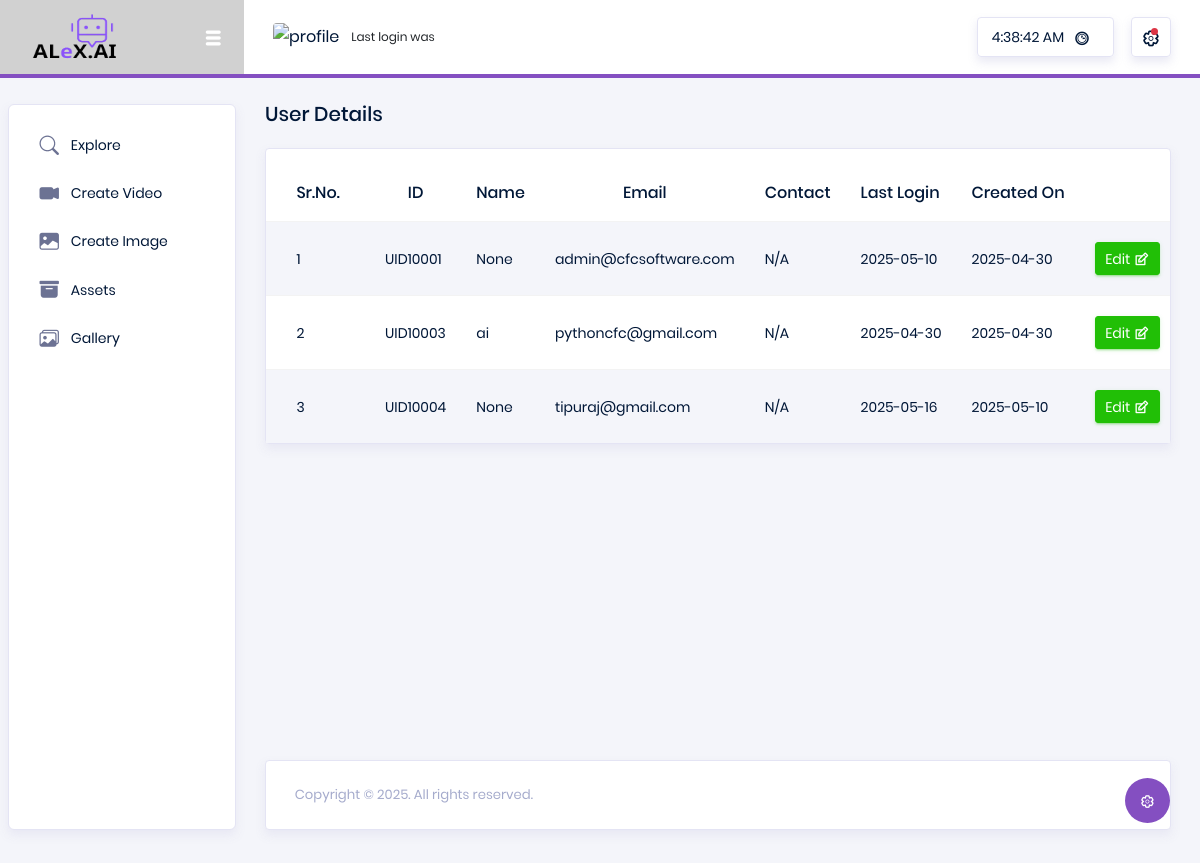
/user/users/list/, run on an earlier commit of the app's database.
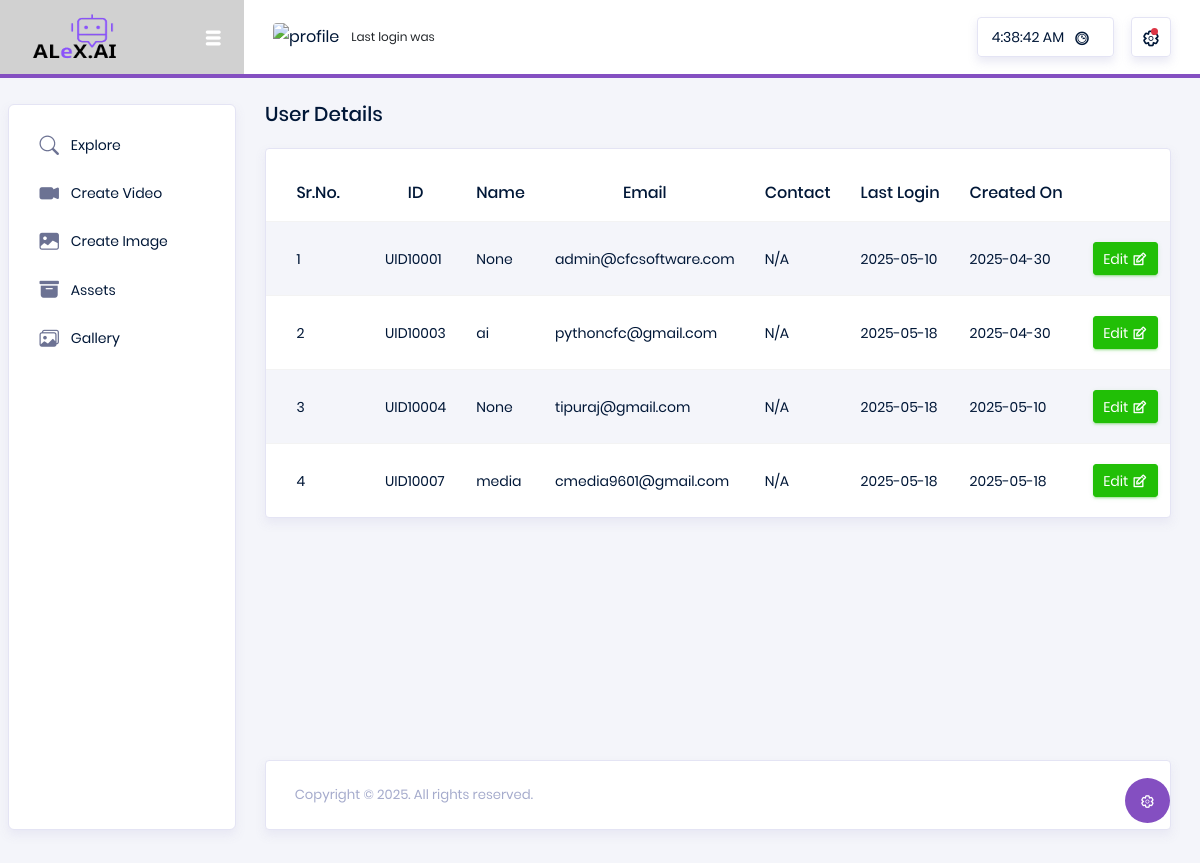
And on a later commit of the database.
### authentication/models.py (models this page shows)
class CustomUser(AbstractUser):
    email = models.EmailField(unique=True)
    username = models.CharField(max_length=255, blank=True, null=True)  # optional for now
    phone_number = models.CharField(max_length=20, blank=True, null=True)  # optional
    is_tenant_admin = models.BooleanField(default=False)
    is_staff = models.BooleanField(default=False)
    is_active = models.BooleanField(default=True)
    date_joined = models.DateTimeField(default=timezone.now)
    account_type = models.CharField(max_length=255, blank=True, null=True)  # optional
    profile_img = models.CharField(max_length=500, blank=True, null=True)
    full_name = models.CharField(max_length=255, blank=True, null=True)
    USERNAME_FIELD = 'email'
    REQUIRED_FIELDS = []  # No additional required fields
    objects = CustomUserManager()
    class Meta:
        db_table = 'Users'

### admin_panel/views.py (the view)
# urls.py: path('users/list/', admin_user_list, name='dashboard'),
@csrf_exempt
def admin_user_list(request):
    clients = CustomUser.objects.all()
    clients_data = UserSerializer(clients, many=True).data
    ic(clients_data)
    if request.GET.get('api') == 'true':
        return JsonResponse({"status": "success", "data": clients_data}, status=status.HTTP_200_OK)
    return TemplateResponse(request, "admin_panel/all_users.html", {"clients": clients_data})

### templates/admin_panel/all_users.html (shortened to what this page needs)
{% extends "base.html" %}
{% load static %}
{% block content %}
<div>
  <div class="row">
    <div class="col-md-12">
      <h5 class="mb-2 text-titlecase mb-4">User Details</h5>
      <div class="card">
        <div class="table-responsive pt-3">
          <table class="table table-striped project-orders-table">
            <thead>
              <tr>
                <th>Sr.No.</th>
                <th class="text-center">ID</th>
                <th>Name</th>
                <th class="text-center">Email</th>
                <th>Contact</th>
                <th>Last Login</th>
                <th>Created On</th>
                <th class="text-center">Action</th>
              </tr>
            </thead>
            <tbody>
              {% for client in clients %}
              <tr>
                <td>{{ forloop.counter }}</td>
                <td>UID1000{{ client.id }}</td>
                <td>{{ client.username }}</td>
                <td>{{ client.email }}</td>
                <td>{{ client.contact|default:"N/A" }}</td>
                <td>{{ client.last_login|slice:":10" }}</td>
                <td>{{ client.date_joined|slice:":10" }}</td>
                <td>
                  <div class="d-flex align-items-center">
                    <button type="button" class="btn btn-success btn-sm btn-icon-text mr-3">
                      Edit
                      <i class="typcn typcn-edit btn-icon-append"></i>
                    </button>
                  </div>
                </td>
              </tr>
              {% endfor %}
            </tbody>
          </table>
        </div>
      </div>
    </div>
  </div>
</div>
{% endblock %}

### templates/base.html (shortened to what this page needs)
<!DOCTYPE html>
{% load static %}
<html lang="en">
<head>
  <link rel="stylesheet" href="{% static 'assets/vendors/typicons/typicons.css' %}">
  <link rel="stylesheet" href="{% static 'assets/vendors/css/vendor.bundle.base.css' %}">
  <link rel="stylesheet" href="{% static 'assets/css/vertical-layout-light/style.css' %}">
  <link
  rel="stylesheet"
  href="https://cdn.jsdelivr.net/npm/bootstrap-icons/font/bootstrap-icons.css"
/>
<link rel="stylesheet" href="https://cdn.jsdelivr.net/npm/bootstrap-icons@1.11.3/font/bootstrap-icons.min.css">
</head>
<body>
  <div class="container-scroller">
    <nav class="navbar col-lg-12 col-12 p-0 fixed-top d-flex flex-row">
      <div class="navbar-brand-wrapper d-flex justify-content-center" style="background-color:rgb(209, 209, 209);">
        <div class="navbar-brand-inner-wrapper d-flex justify-content-between align-items-center w-100">
          <a class="navbar-brand brand-logo" href="/admin_panel/">
            <img src="{% static 'images/logo.png' %}" alt="logo" style="width: 90px; height: 50px;"/>
          </a>
          <button class="navbar-toggler navbar-toggler align-self-center" type="button" data-toggle="minimize">
            <span class="typcn typcn-th-menu"></span>
          </button>
        </div>
      </div>
      <div class="navbar-menu-wrapper d-flex align-items-center justify-content-end">
        <ul class="navbar-nav mr-lg-2">
          <li class="nav-item nav-profile dropdown">
            <a class="nav-link" href="#" data-toggle="dropdown" id="profileDropdown">
              <img src="{{ user.profile.image|default:"https://img.freepik.com/free-psd/contact-icon-illustration-isolated_23-2151903337.jpg?t=st=1745986690~exp=1745990290~hmac=e8ead49e66b05d3548c4753495720c210ea9b40870580e90211908df0684ab43&w=826"}}" alt="profile"/>
            </a>
          </li>
          <li class="nav-item nav-user-status dropdown">
              <p class="mb-0">Last login was {{ user.last_login }}</p>
          </li>
        </ul>
        <ul class="navbar-nav navbar-nav-right">
          <li class="nav-item nav-date dropdown">
            <a class="nav-link d-flex justify-content-center align-items-center" href="javascript:;">
              <h6 class="date mb-0" id="current-time"></h6>
              <i class="typcn typcn-time"></i>
            </a>
          </li>
          <li class="nav-item dropdown">
            <a class="nav-link count-indicator dropdown-toggle d-flex justify-content-center align-items-center" id="userDropdown" href="#" data-toggle="dropdown">
              <i class="typcn typcn-cog-outline mx-0"></i>
              <span class="count"></span>
            </a>
          </li>
        </ul>
      </div>
    </nav>
    <div class="container-fluid page-body-wrapper">
      <div class="theme-setting-wrapper">
        <div id="settings-trigger"><i class="typcn typcn-cog-outline"></i></div>
      </div>
      {% if request.user.is_superuser %}
      <nav class="sidebar sidebar-offcanvas" id="sidebar">
        <ul class="nav">
          <li class="nav-item">
            <a class="nav-link" href="/user/dashboard/">
              <i class="bi bi-clipboard-data-fill menu-icon"></i>
              <span class="menu-title">Dashboard</span>
            </a>
          </li>
          <li class="nav-item">
            <a class="nav-link" href="/admin_panel/users/list/">
              <i class="bi bi-people-fill menu-icon"></i>
              <span class="menu-title">Users</span>
            </a>
          </li>
          <li class="nav-item">
            <a class="nav-link" data-toggle="collapse" href="#ui-basic" aria-expanded="false" aria-controls="ui-basic">
              <i class="bi bi-gear-fill menu-icon"></i>
              <span class="menu-title">Settings</span>
              <i class="menu-arrow"></i>
            </a>
            <div class="collapse" id="ui-basic">
              <ul class="nav flex-column sub-menu">
                <li class="nav-item"> <a class="nav-link" href="">My Profile</a></li>
                <li class="nav-item"> <a class="nav-link" href="">Change Password</a></li>
                <li class="nav-item"> <a class="nav-link" href="">API Settings</a></li>
              </ul>
            </div>
          </li>
          <li class="nav-item">
            <a class="nav-link" href="/auth/user-logout/">
              <i class="bi bi-box-arrow-right menu-icon"></i>
              <span class="menu-title">Logout</span>
            </a>
          </li>
        </ul>
      </nav>
      {% else %}
      <nav class="sidebar sidebar-offcanvas" id="sidebar">
        <ul class="nav">
          <li class="nav-item">
            <a class="nav-link" href="/user/alex-ai/explore/">
              <i class="bi bi-search menu-icon"></i>
              <span class="menu-title">Explore</span>
            </a>
          </li>
          <li class="nav-item">
            <a class="nav-link" href="/user/alex-ai/video-generatation/">
              <i class="bi bi-camera-video-fill menu-icon"></i>
              <span class="menu-title">Create Video</span>
            </a>
          </li>
          <li class="nav-item">
            <a class="nav-link" href="/user/alex-ai/image-generatation/">
              <i class="bi bi-image-fill menu-icon"></i>
              <span class="menu-title">Create Image</span>
            </a>
          </li>
          <li class="nav-item">
            <a class="nav-link" href="/user/alex-ai/assets/">
              <i class="bi bi-archive-fill menu-icon"></i>
              <span class="menu-title">Assets</span>
            </a>
          </li>
          <li class="nav-item">
            <a class="nav-link" href="/user/alex-ai/gallery/">
              <i class="bi bi-images menu-icon"></i>
              <span class="menu-title">Gallery</span>
            </a>
          </li>
        </ul>
      </nav>
      {% endif %}
      <div class="main-panel">
        <div class="content-wrapper">
          {% block content %}
          {% endblock %}
        </div>
      <footer class="footer">
        <div class="card">
            <div class="card-body">
                <div class="d-sm-flex justify-content-center justify-content-sm-between">
                    <span class="text-muted text-center text-sm-left d-block d-sm-inline-block">Copyright © {% now 'Y' %}. All rights reserved.</span>
                </div>
            </div>
        </div>
      </footer>
    </div>
  </div>
</body>
</html>

What changed in the data, as far as the page shows it:
changed CustomUser "ai": last_login "2025-04-30" → "2025-05-18"
changed CustomUser "tipuraj@gmail.com": last_login "2025-05-16" → "2025-05-18"
added CustomUser: id "7", username "media", email "cmedia9601@gmail.com", contact "N/A", last_login "2025-05-18", date_joined "2025-05-18"
